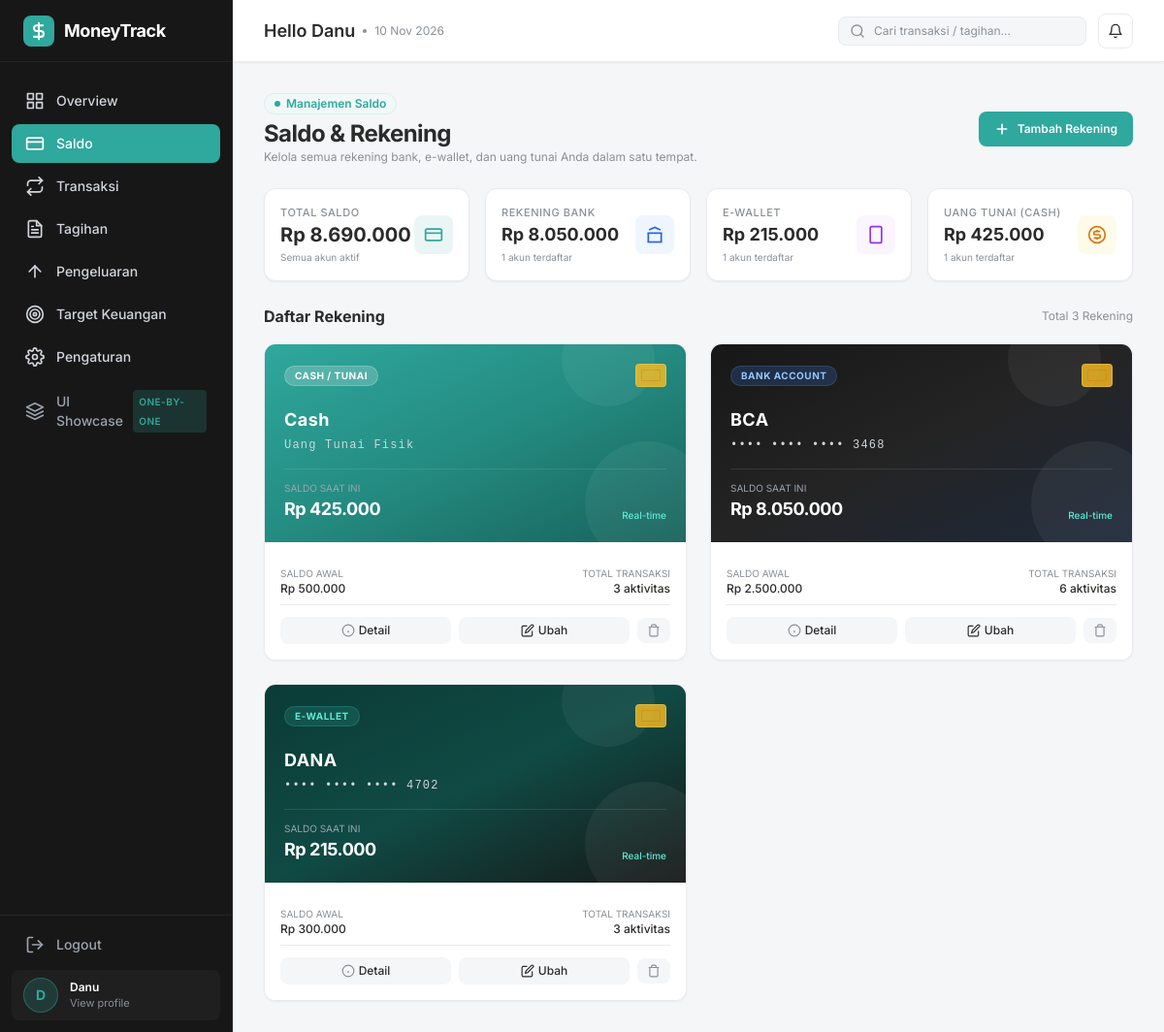
Screenshot of /accounts with the database file from the repository.
### tables this page shows
CREATE TABLE IF NOT EXISTS accounts (
    id BIGINT UNSIGNED AUTO_INCREMENT PRIMARY KEY,

    user_id BIGINT UNSIGNED NOT NULL,

    name VARCHAR(100) NOT NULL,

    type ENUM(
        'cash',
        'bank',
        'ewallet',
        'other'
    ) NOT NULL DEFAULT 'cash',

    initial_balance DECIMAL(15,2) NOT NULL DEFAULT 0,

    created_at TIMESTAMP DEFAULT CURRENT_TIMESTAMP,

    updated_at TIMESTAMP DEFAULT CURRENT_TIMESTAMP
        ON UPDATE CURRENT_TIMESTAMP,

    CONSTRAINT fk_accounts_user
        FOREIGN KEY (user_id)
        REFERENCES users(id)
        ON DELETE CASCADE
);

### views/accounts/index.php (the view, shortened to what the rows shown need)
<div class="space-y-6">
    <div class="flex flex-col sm:flex-row sm:items-center justify-between gap-4">
        <div>
            <h1 class="text-xl sm:text-2xl font-bold text-[#2B2B2B] tracking-tight">
                Saldo & Rekening
            </h1>
        </div>
    </div>
    <div>
        <div class="flex items-center justify-between mb-4">
            <h2 class="text-base font-bold text-[#2B2B2B]">Daftar Rekening</h2>
        </div>
        <?php if (empty($accounts)): ?>
            <div class="bg-white border border-[#E8EAED] rounded-xl p-12 text-center shadow-sm">
                <div class="w-12 h-12 rounded-full bg-[#F5F6F8] text-[#8A8F98] flex items-center justify-center mx-auto mb-3">
                    <svg class="w-6 h-6" viewBox="0 0 24 24" fill="none" stroke="currentColor" stroke-width="2">
                        <rect x="2" y="5" width="20" height="14" rx="2"></rect>
                        <line x1="2" y1="10" x2="22" y2="10"></line>
                    </svg>
                </div>
                <h3 class="text-sm font-bold text-[#2B2B2B] mb-1">Belum Ada Rekening</h3>
                <p class="text-xs text-[#8A8F98] mb-4">Mulai kelola keuangan Anda dengan menambahkan rekening pertama.</p>
                <button
                    type="button"
                    onclick="openAddModal()"
                    class="inline-flex items-center gap-1.5 px-3.5 py-2 bg-[#2FA89D] text-white text-xs font-semibold rounded-lg shadow-sm hover:bg-[#27958B] transition-colors"
                >
                    + Tambah Rekening Pertama
                </button>
            </div>
        <?php else: ?>
            <div class="grid grid-cols-1 md:grid-cols-2 xl:grid-cols-3 gap-6">
                <?php
                $cardStyles = [
                    'bank' => [
                        'gradient' => 'from-[#171717] via-[#242424] to-[#1E293B]',
                        'badge_bg' => 'bg-blue-500/20 text-blue-300 border-blue-400/20',
                        'label' => 'Bank Account',
                        'icon' => 'bank'
                    ],
                    'ewallet' => [
                        'gradient' => 'from-[#0B3B36] via-[#104A44] to-[#171717]',
                        'badge_bg' => 'bg-[#2FA89D]/20 text-teal-300 border-[#2FA89D]/30',
                        'label' => 'E-Wallet',
                        'icon' => 'ewallet'
                    ],
                    'cash' => [
                        'gradient' => 'from-[#2FA89D] via-[#248B81] to-[#17625A]',
                        'badge_bg' => 'bg-white/20 text-white border-white/20',
                        'label' => 'Cash / Tunai',
                        'icon' => 'cash'
                    ],
                    'other' => [
                        'gradient' => 'from-[#312E81] via-[#1E1B4B] to-[#171717]',
                        'badge_bg' => 'bg-indigo-500/20 text-indigo-300 border-indigo-400/20',
                        'label' => 'Other / Lainnya',
                        'icon' => 'other'
                    ]
                ];
                ?>
                <?php foreach ($accounts as $acc): ?>
                    <?php
                    $typeKey = $acc['type'] ?? 'other';
                    $style = $cardStyles[$typeKey] ?? $cardStyles['other'];
                    $last4 = str_pad((string)(($acc['id'] * 1234) % 9000 + 1000), 4, '0', STR_PAD_LEFT);
                    $maskedNumber = ($typeKey === 'cash') ? 'Uang Tunai Fisik' : "•••• •••• •••• {$last4}";
                    ?>
                    <div class="bg-white border border-[#E8EAED] rounded-xl overflow-hidden shadow-sm hover:shadow-md transition-shadow flex flex-col justify-between">
                        <div class="p-5 bg-gradient-to-br <?= $style['gradient'] ?> text-white relative overflow-hidden">
                            <div class="absolute -right-6 -bottom-6 w-32 h-32 rounded-full bg-white/5 pointer-events-none"></div>
                            <div class="absolute right-8 -top-8 w-24 h-24 rounded-full bg-white/5 pointer-events-none"></div>
                            <div class="flex items-center justify-between mb-5 relative z-10">
                                <span class="px-2.5 py-0.5 rounded-full text-[10px] font-bold uppercase tracking-wider border <?= $style['badge_bg'] ?>">
                                    <?= e($style['label']) ?>
                                </span>
                                <div class="w-8 h-6 rounded bg-amber-400/80 border border-amber-300/40 flex items-center justify-center shadow-xs">
                                    <div class="w-5 h-3 border border-amber-600/40 rounded-xs"></div>
                                </div>
                            </div>
                            <div class="relative z-10 mb-4">
                                <h3 class="text-lg font-bold text-white tracking-wide truncate">
                                    <?= e($acc['name']) ?>
                                </h3>
                                <p class="text-xs font-mono tracking-widest text-gray-300 mt-1">
                                    <?= e($maskedNumber) ?>
                                </p>
                            </div>
                            <div class="relative z-10 pt-3 border-t border-white/10 flex items-end justify-between">
                                <div>
                                    <span class="text-[10px] text-gray-400 block uppercase">Saldo Saat Ini</span>
                                    <span class="text-base sm:text-lg font-bold text-white tracking-tight">
                                        <?= formatRupiah($acc['current_balance']) ?>
                                    </span>
                                </div>
                                <span class="text-[10px] text-teal-300 font-medium">Real-time</span>
                            </div>
                        </div>
                        <div class="p-4 bg-white flex flex-col justify-between flex-1">
                            <div class="grid grid-cols-2 gap-2 text-xs py-2 border-b border-[#E8EAED]">
                                <div>
                                    <span class="text-[10px] text-[#8A8F98] uppercase block">Saldo Awal</span>
                                    <span class="font-medium text-[#2B2B2B]"><?= formatRupiah($acc['initial_balance']) ?></span>
                                </div>
                                <div class="text-right">
                                    <span class="text-[10px] text-[#8A8F98] uppercase block">Total Transaksi</span>
                                    <span class="font-medium text-[#2B2B2B]"><?= (int)$acc['transaction_count'] ?> aktivitas</span>
                                </div>
                            </div>
                            <div class="flex items-center justify-between pt-3 gap-2">
                                <button
                                    type="button"
                                    onclick="openDetailModal(<?= $acc['id'] ?>)"
                                    class="flex-1 py-1.5 px-2 bg-[#F5F6F8] hover:bg-[#E8EAED] text-[#2B2B2B] rounded-lg text-xs font-medium transition-colors flex items-center justify-center gap-1 focus:outline-none"
                                >
                                    <svg class="w-3.5 h-3.5 text-[#8A8F98]" viewBox="0 0 24 24" fill="none" stroke="currentColor" stroke-width="2">
                                        <circle cx="12" cy="12" r="10"></circle>
                                        <line x1="12" y1="16" x2="12" y2="12"></line>
                                        <line x1="12" y1="8" x2="12.01" y2="8"></line>
                                    </svg>
                                    <span>Detail</span>
                                </button>
                                <button
                                    type="button"
                                    onclick='openEditModal(<?= json_encode([
                                        "id" => $acc["id"],
                                        "name" => $acc["name"],
                                        "type" => $acc["type"],
                                        "initial_balance" => $acc["initial_balance"]
                                    ]) ?>)'
                                    class="flex-1 py-1.5 px-2 bg-[#F5F6F8] hover:bg-teal-50 hover:text-[#2FA89D] text-[#2B2B2B] rounded-lg text-xs font-medium transition-colors flex items-center justify-center gap-1 focus:outline-none"
                                >
                                    <svg class="w-3.5 h-3.5" viewBox="0 0 24 24" fill="none" stroke="currentColor" stroke-width="2">
                                        <path d="M11 4H4a2 2 0 0 0-2 2v14a2 2 0 0 0 2 2h14a2 2 0 0 0 2-2v-7"></path>
                                        <path d="M18.5 2.5a2.121 2.121 0 0 1 3 3L12 15l-4 1 1-4 9.5-9.5z"></path>
                                    </svg>
                                    <span>Ubah</span>
                                </button>
                                <button
                                    type="button"
                                    onclick="openDeleteModal(<?= $acc['id'] ?>, '<?= e(addslashes($acc['name'])) ?>')"
                                    class="py-1.5 px-2.5 bg-[#F5F6F8] hover:bg-red-50 hover:text-[#E56B6F] text-[#8A8F98] rounded-lg text-xs font-medium transition-colors flex items-center justify-center focus:outline-none"
                                    title="Hapus Rekening"
                                >
                                    <svg class="w-3.5 h-3.5" viewBox="0 0 24 24" fill="none" stroke="currentColor" stroke-width="2">
                                        <polyline points="3 6 5 6 21 6"></polyline>
                                        <path d="M19 6v14a2 2 0 0 1-2 2H7a2 2 0 0 1-2-2V6m3 0V4a2 2 0 0 1 2-2h4a2 2 0 0 1 2 2v2"></path>
                                    </svg>
                                </button>
                            </div>
                        </div>
                    </div>
                <?php endforeach; ?>
            </div>
        <?php endif; ?>
    </div>
</div>

### rows the page displays
accounts: type "CASH / TUNAI", name "Cash", type "Uang Tunai Fisik", current_balance "Rp 425.000", initial_balance "Rp 500.000", transaction_count "3"
accounts: type "BANK ACCOUNT", name "BCA", maskedNumber "•••• •••• •••• 3468", current_balance "Rp 8.050.000", initial_balance "Rp 2.500.000", transaction_count "6"
accounts: type "E-WALLET", name "DANA", maskedNumber "•••• •••• •••• 4702", current_balance "Rp 215.000", initial_balance "Rp 300.000", transaction_count "3"

### other values shown
substr($userName, 0, 1) "D"
$userName "Danu"
explode(' ', $userName)[0] "Danu"
formatRupiah($totalBalance) "Rp 8.690.000"
formatRupiah($statsByType['bank']['balance']) "Rp 8.050.000"
$statsByType['bank']['count'] "1"
formatRupiah($statsByType['ewallet']['balance']) "Rp 215.000"
$statsByType['ewallet']['count'] "1"
formatRupiah($statsByType['cash']['balance']) "Rp 425.000"
$statsByType['cash']['count'] "1"
count($accounts) "3"
